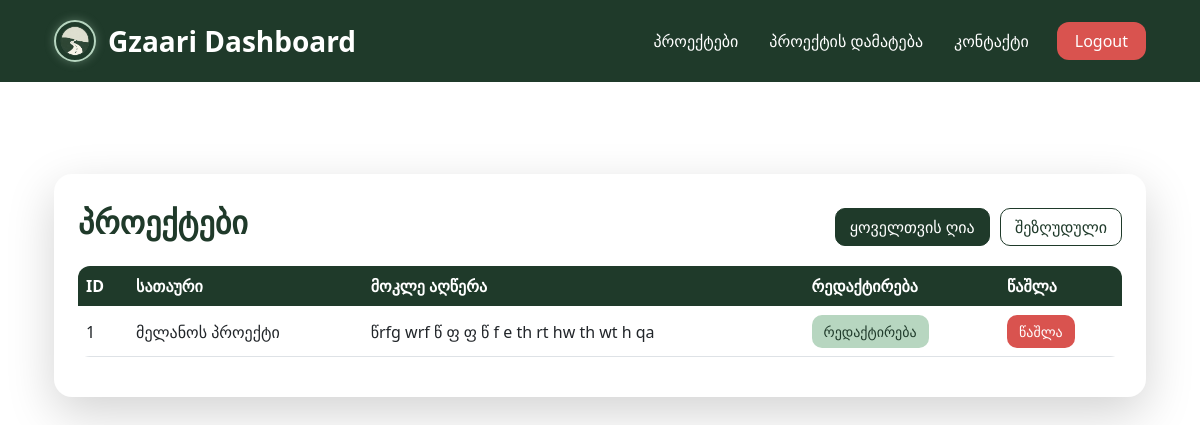
The page /admin/projects (signed in) on the database as committed earlier.
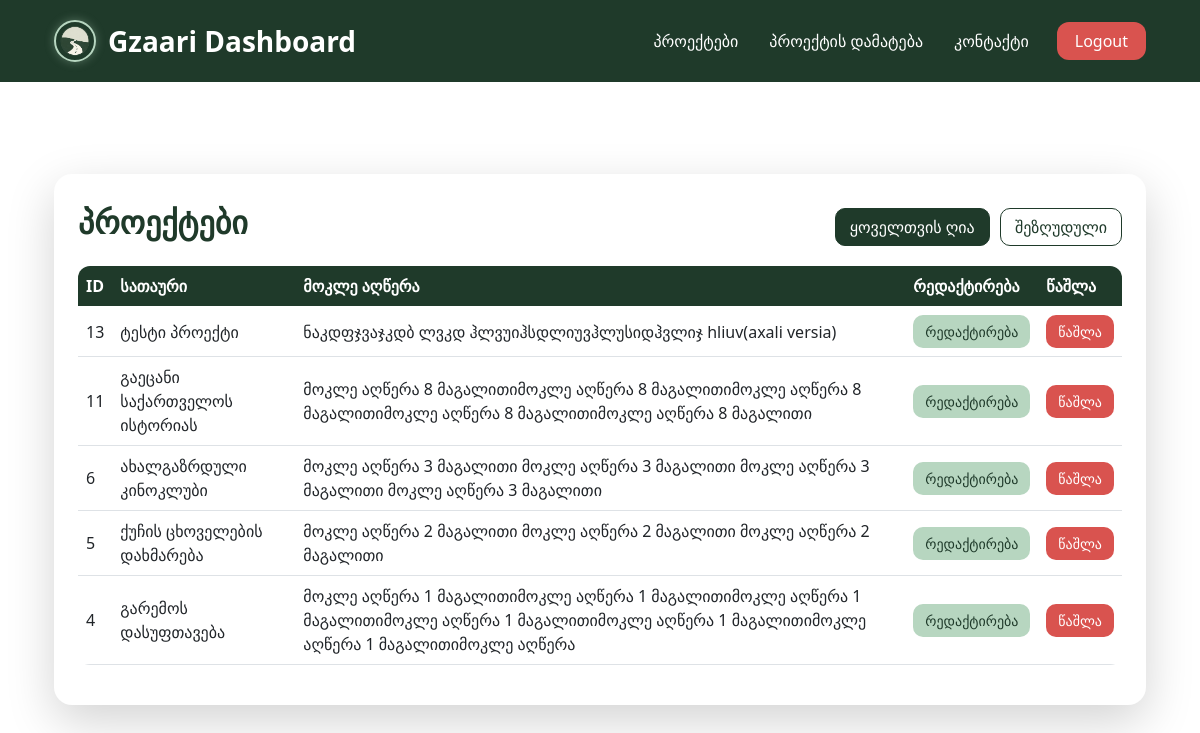
The same page on the database as committed later.
### app.py (models this page shows)
class Project(db.Model):
    __tablename__ = 'projects'
    id = db.Column(db.Integer, primary_key=True)
    title = db.Column(db.String)
    short_description = db.Column(db.String)
    full_description = db.Column(db.String)
    image_link = db.Column(db.String)
    project_status = db.Column(db.String)

### app.py (the view)
@app.route('/admin/projects')
@login_required
def admin_projects():
    projects = Project.query.order_by(Project.id.desc()).all()
    return render_template('admin_projects.html', projects=projects)

### app.py (called while the page is built)
def login_required(f):
    @wraps(f)
    def wrapper(*args, **kwargs):
        if not session.get('logged_in'):
            return redirect(url_for('login'))
        return f(*args, **kwargs)
    return wrapper

### templates/admin_projects.html (shortened to what this page needs)
{% extends "admin_base.html" %}
{% block content %}
<div class="container mt-5">
    <div class="card shadow-lg border-0 rounded-4 admin-card">
        <div class="card-body p-4">
            <div class="admin-header">
                <h2 class="admin-title">
                    პროექტები
                </h2>
                <div class="admin-filters">
                    <label class="btn btn-filter" for="openProjects">
                        ყოველთვის ღია
                    </label>
                    <label class="btn btn-filter" for="limitedProjects">
                        შეზღუდული
                    </label>
                </div>
            </div>
            <div class="table-responsive">
                <table class="table table-hover align-middle admin-table">
                    <thead class="admin-table-head">
                        <tr>
                            <th>ID</th>
                            <th>სათაური</th>
                            <th>მოკლე აღწერა</th>
                            <th>რედაქტირება</th>
                            <th>წაშლა</th>
                        </tr>
                    </thead>
                    <tbody>
                        {% for project in projects %}
                        <tr class="project-row"
                            data-status="{{ project.project_status }}">
                            <td>{{ project.id }}</td>
                            <td>{{ project.title }}</td>
                            <td>{{ project.short_description }}</td>
                            <td>
                                <a href="{{ url_for('edit_project', project_id=project.id) }}"
                                   class="btn btn-edit btn-sm">
                                    რედაქტირება
                                </a>
                            </td>
                            <td>
                                <form method="POST"
                                      action="{{ url_for('delete_project', project_id=project.id) }}"
                                      onsubmit="return confirmDelete(this)">
                                    <button type="submit"
                                            class="btn btn-delete btn-sm delete-btn">
                                        წაშლა
                                    </button>
                                </form>
                            </td>
                        </tr>
                        {% endfor %}
                    </tbody>
                </table>
            </div>
        </div>
    </div>
</div>
{% endblock %}

### templates/admin_base.html (shortened to what this page needs)
<!DOCTYPE html>
<html lang="en">
<head>
    <link href="https://cdn.jsdelivr.net/npm/bootstrap@5.0.2/dist/css/bootstrap.min.css"
          rel="stylesheet">
    <link rel="stylesheet"
          href="{{ url_for('static', filename='css/admin.css') }}">
</head>
<body class="admin-body">
<header class="admin-header">
    <nav class="navbar navbar-expand-lg navbar-dark admin-navbar w-100 m-0">
    <div class="container-fluid px-4">
        <a class="navbar-brand d-flex align-items-center"
           href="{{ url_for('admin') }}">
            <img src="{{ url_for('static', filename='gzaari_logo.png') }}"
                 alt="logo"
                 style="
                 height:42px;
                 width:42px;
                 object-fit:cover;
                 border:2px solid #B7D6C0;
                 border-radius:50%;
                 padding:2px;
                 box-shadow:0px 0px 10px rgba(183,214,192,0.35);
                 margin-right:12px;
                 ">
            <span style="color:white; font-size:28px; font-weight:bold;">
                Gzaari Dashboard
            </span>
        </a>
        <div class="collapse navbar-collapse" id="adminNav">
            <ul class="navbar-nav ms-auto align-items-lg-center">
                <li class="nav-item">
                    <a class="nav-link admin-link"
                       href="{{ url_for('admin_projects') }}">
                        პროექტები
                    </a>
                </li>
                <li class="nav-item">
                    <a class="nav-link admin-link"
                       href="{{ url_for('new_project') }}">
                        პროექტის დამატება
                    </a>
                </li>
                <li class="nav-item">
                    <a class="nav-link admin-link"
                       href="{{ url_for('admin_contacts') }}">
                        კონტაქტი
                    </a>
                </li>
                <li class="nav-item">
                    <a href="{{ url_for('logout') }}"
                       class="logout-btn">
                        Logout
                    </a>
                </li>
            </ul>
        </div>
    </div>
</nav>
</header>
<main class="admin-main container py-4">
    {% block content %}
    {% endblock %}
</main>
</body>
</html>

### static/css/admin.css (style rules this page uses)
.btn-filter:checked + label, .btn-check:checked + .btn-filter { background: #1F3A2A; color: white; }
.btn-edit { background: #B7D6C0; color: #1F3A2A; border: none; border-radius: 10px; padding: 6px 12px; transition: 0.25s; font-weight: 500; }
.btn-delete { background: #D9534F; color: white; border: none; border-radius: 10px; padding: 6px 12px; transition: 0.25s; font-weight: 500; }
.admin-card { border-radius: 18px; }
.admin-header { display: flex; justify-content: space-between; align-items: center; flex-wrap: wrap; margin-bottom: 20px; }
.admin-title { color: #1F3A2A; font-weight: bold; margin: 0; }
.admin-filters { margin-top: 10px; }
.admin-table { border-radius: 12px; overflow: hidden; }
.admin-table-head { background: #1F3A2A; color: white; }
.btn-filter { border: 1px solid #1F3A2A; color: #1F3A2A; background: white; margin-left: 6px; border-radius: 10px; padding: 6px 14px; transition: 0.25s; font-weight: 500; }
.btn-check:checked + .btn-filter { background: #1F3A2A; color: white; }
.btn-edit { background: #B7D6C0; color: #1F3A2A; border: none; border-radius: 10px; padding: 6px 12px; font-weight: 500; transition: 0.2s; }
.btn-delete { background: #D9534F; color: white; border: none; border-radius: 10px; padding: 6px 12px; font-weight: 500; transition: 0.2s; }
.admin-navbar { background: #1F3A2A; padding: 15px 30px; }
.admin-link { color: white !important; margin-left: 15px; font-weight: 500; transition: 0.3s; }
.logout-btn { background: #D9534F; color: white !important; padding: 8px 18px; border-radius: 12px; margin-left: 20px; text-decoration: none; transition: 0.3s; }

Rows that differ between the two databases and show on the page:
removed Project: id "1", title "მელანოს პროექტი", short_description "წrfg wrf წ ფ ფ წ f e th rt hw th wt h qa"
added Project: id "13", title "ტესტი პროექტი", short_description "ნაკდფჯვაჯკდბ ლვკდ ჰლვუიჰსდლიუვჰლუსიდჰვლიჯ hliuv(axali versia)"
added Project: id "11", title "გაეცანი საქართველოს ისტორიას", short_description "მოკლე აღწერა 8 მაგალითიმოკლე აღწერა 8 მაგალითიმოკლე აღწერა 8 მაგალითიმოკლე აღწერა 8 მაგალითიმოკლე აღწერა 8 მაგალითი"
added Project: id "6", title "ახალგაზრდული კინოკლუბი", short_description "მოკლე აღწერა 3 მაგალითი მოკლე აღწერა 3 მაგალითი მოკლე აღწერა 3 მაგალითი მოკლე აღწერა 3 მაგალითი"
added Project: id "5", title "ქუჩის ცხოველების დახმარება", short_description "მოკლე აღწერა 2 მაგალითი მოკლე აღწერა 2 მაგალითი მოკლე აღწერა 2 მაგალითი"
added Project: id "4", title "გარემოს დასუფთავება", short_description "მოკლე აღწერა 1 მაგალითიმოკლე აღწერა 1 მაგალითიმოკლე აღწერა 1 მაგალითიმოკლე აღწერა 1 მაგალითიმოკლე აღწერა 1 მაგალითიმოკლე აღწერა 1 მაგალითიმოკლე აღწერა"
